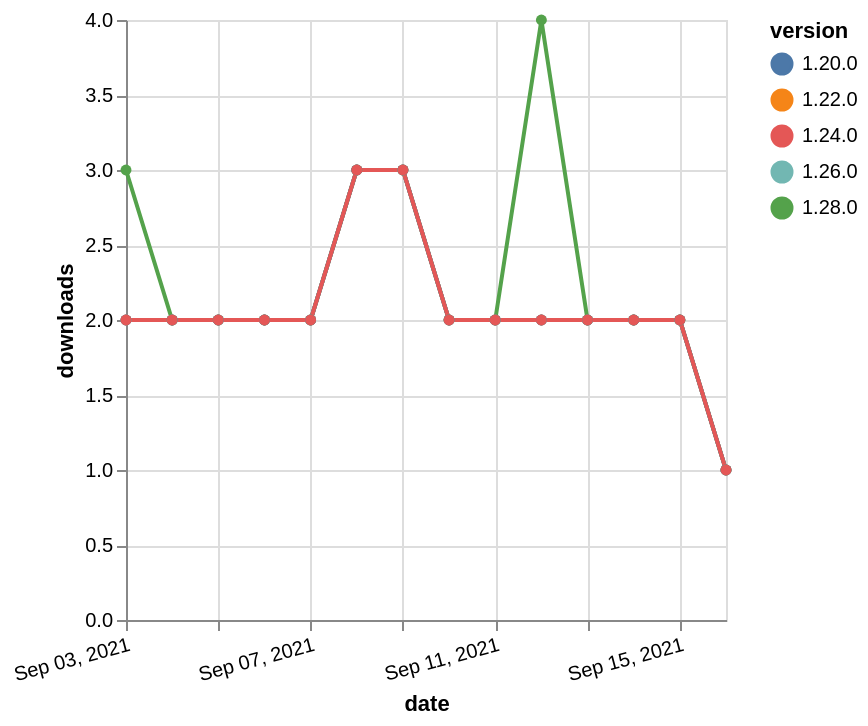

Describe this chart as a Vega-Lite specification.
### Vega-Lite specification from a JSON file in a GitHub repository (floating-point values rounded to 4 significant figures)
{"$schema": "https://vega.github.io/schema/vega-lite/v5.json", "description": "A simple bar chart with embedded data.", "data": {"values": [{"date": "2021-09-03", "total": 2235, "delta": 2, "version": "1.22.0"}, {"date": "2021-09-04", "total": 2237, "delta": 2, "version": "1.22.0"}, {"date": "2021-09-05", "total": 2239, "delta": 2, "version": "1.22.0"}, {"date": "2021-09-06", "total": 2241, "delta": 2, "version": "1.22.0"}, {"date": "2021-09-07", "total": 2243, "delta": 2, "version": "1.22.0"}, {"date": "2021-09-08", "total": 2246, "delta": 3, "version": "1.22.0"}, {"date": "2021-09-09", "total": 2249, "delta": 3, "version": "1.22.0"}, {"date": "2021-09-10", "total": 2251, "delta": 2, "version": "1.22.0"}, {"date": "2021-09-11", "total": 2253, "delta": 2, "version": "1.22.0"}, {"date": "2021-09-12", "total": 2255, "delta": 2, "version": "1.22.0"}, {"date": "2021-09-13", "total": 2257, "delta": 2, "version": "1.22.0"}, {"date": "2021-09-14", "total": 2259, "delta": 2, "version": "1.22.0"}, {"date": "2021-09-15", "total": 2261, "delta": 2, "version": "1.22.0"}, {"date": "2021-09-16", "total": 2262, "delta": 1, "version": "1.22.0"}, {"date": "2021-09-03", "total": 1469, "delta": 3, "version": "1.28.0"}, {"date": "2021-09-04", "total": 1471, "delta": 2, "version": "1.28.0"}, {"date": "2021-09-05", "total": 1473, "delta": 2, "version": "1.28.0"}, {"date": "2021-09-06", "total": 1475, "delta": 2, "version": "1.28.0"}, {"date": "2021-09-07", "total": 1477, "delta": 2, "version": "1.28.0"}, {"date": "2021-09-08", "total": 1480, "delta": 3, "version": "1.28.0"}, {"date": "2021-09-09", "total": 1483, "delta": 3, "version": "1.28.0"}, {"date": "2021-09-10", "total": 1485, "delta": 2, "version": "1.28.0"}, {"date": "2021-09-11", "total": 1487, "delta": 2, "version": "1.28.0"}, {"date": "2021-09-12", "total": 1491, "delta": 4, "version": "1.28.0"}, {"date": "2021-09-13", "total": 1493, "delta": 2, "version": "1.28.0"}, {"date": "2021-09-14", "total": 1495, "delta": 2, "version": "1.28.0"}, {"date": "2021-09-15", "total": 1497, "delta": 2, "version": "1.28.0"}, {"date": "2021-09-16", "total": 1498, "delta": 1, "version": "1.28.0"}, {"date": "2021-09-03", "total": 1637, "delta": 2, "version": "1.26.0"}, {"date": "2021-09-04", "total": 1639, "delta": 2, "version": "1.26.0"}, {"date": "2021-09-05", "total": 1641, "delta": 2, "version": "1.26.0"}, {"date": "2021-09-06", "total": 1643, "delta": 2, "version": "1.26.0"}, {"date": "2021-09-07", "total": 1645, "delta": 2, "version": "1.26.0"}, {"date": "2021-09-08", "total": 1648, "delta": 3, "version": "1.26.0"}, {"date": "2021-09-09", "total": 1651, "delta": 3, "version": "1.26.0"}, {"date": "2021-09-10", "total": 1653, "delta": 2, "version": "1.26.0"}, {"date": "2021-09-11", "total": 1655, "delta": 2, "version": "1.26.0"}, {"date": "2021-09-12", "total": 1657, "delta": 2, "version": "1.26.0"}, {"date": "2021-09-13", "total": 1659, "delta": 2, "version": "1.26.0"}, {"date": "2021-09-14", "total": 1661, "delta": 2, "version": "1.26.0"}, {"date": "2021-09-15", "total": 1663, "delta": 2, "version": "1.26.0"}, {"date": "2021-09-16", "total": 1664, "delta": 1, "version": "1.26.0"}, {"date": "2021-09-03", "total": 2273, "delta": 2, "version": "1.20.0"}, {"date": "2021-09-04", "total": 2275, "delta": 2, "version": "1.20.0"}, {"date": "2021-09-05", "total": 2277, "delta": 2, "version": "1.20.0"}, {"date": "2021-09-06", "total": 2279, "delta": 2, "version": "1.20.0"}, {"date": "2021-09-07", "total": 2281, "delta": 2, "version": "1.20.0"}, {"date": "2021-09-08", "total": 2284, "delta": 3, "version": "1.20.0"}, {"date": "2021-09-09", "total": 2287, "delta": 3, "version": "1.20.0"}, {"date": "2021-09-10", "total": 2289, "delta": 2, "version": "1.20.0"}, {"date": "2021-09-11", "total": 2291, "delta": 2, "version": "1.20.0"}, {"date": "2021-09-12", "total": 2293, "delta": 2, "version": "1.20.0"}, {"date": "2021-09-13", "total": 2295, "delta": 2, "version": "1.20.0"}, {"date": "2021-09-14", "total": 2297, "delta": 2, "version": "1.20.0"}, {"date": "2021-09-15", "total": 2299, "delta": 2, "version": "1.20.0"}, {"date": "2021-09-16", "total": 2300, "delta": 1, "version": "1.20.0"}, {"date": "2021-09-03", "total": 2046, "delta": 2, "version": "1.24.0"}, {"date": "2021-09-04", "total": 2048, "delta": 2, "version": "1.24.0"}, {"date": "2021-09-05", "total": 2050, "delta": 2, "version": "1.24.0"}, {"date": "2021-09-06", "total": 2052, "delta": 2, "version": "1.24.0"}, {"date": "2021-09-07", "total": 2054, "delta": 2, "version": "1.24.0"}, {"date": "2021-09-08", "total": 2057, "delta": 3, "version": "1.24.0"}, {"date": "2021-09-09", "total": 2060, "delta": 3, "version": "1.24.0"}, {"date": "2021-09-10", "total": 2062, "delta": 2, "version": "1.24.0"}, {"date": "2021-09-11", "total": 2064, "delta": 2, "version": "1.24.0"}, {"date": "2021-09-12", "total": 2066, "delta": 2, "version": "1.24.0"}, {"date": "2021-09-13", "total": 2068, "delta": 2, "version": "1.24.0"}, {"date": "2021-09-14", "total": 2070, "delta": 2, "version": "1.24.0"}, {"date": "2021-09-15", "total": 2072, "delta": 2, "version": "1.24.0"}, {"date": "2021-09-16", "total": 2073, "delta": 1, "version": "1.24.0"}]}, "width": "container", "mark": {"type": "line", "point": {"filled": true}}, "encoding": {"x": {"field": "date", "type": "temporal", "timeUnit": "yearmonthdate", "title": "date", "axis": {"labelAngle": -15}}, "y": {"field": "delta", "type": "quantitative", "title": "downloads"}, "color": {"field": "version", "type": "nominal"}, "tooltip": {"field": "delta"}}}
